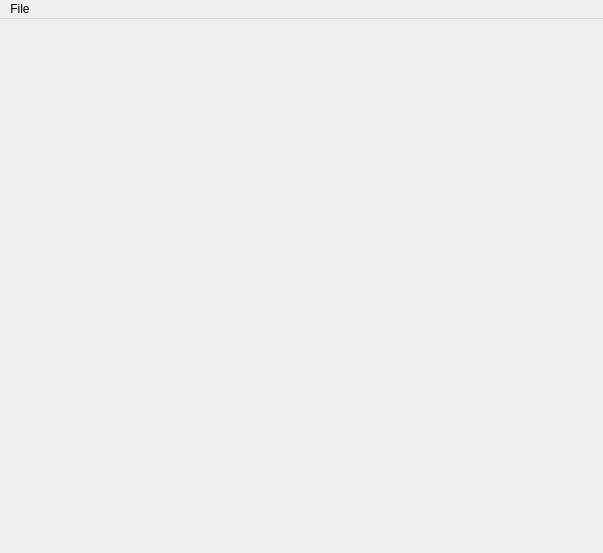
<?xml version="1.0" encoding="UTF-8"?>
<ui version="4.0">
 <class>MainWindow</class>
 <widget class="QMainWindow" name="MainWindow">
  <property name="geometry">
   <rect>
    <x>0</x>
    <y>0</y>
    <width>603</width>
    <height>553</height>
   </rect>
  </property>
  <property name="windowTitle">
   <string>MainWindow</string>
  </property>
  <widget class="QWidget" name="centralWidget">
   <layout class="QGridLayout" name="gridLayout"/>
  </widget>
  <widget class="QMenuBar" name="menuBar">
   <property name="geometry">
    <rect>
     <x>0</x>
     <y>0</y>
     <width>603</width>
     <height>22</height>
    </rect>
   </property>
   <widget class="QMenu" name="menuFile">
    <property name="title">
     <string>File</string>
    </property>
    <addaction name="actionNew"/>
    <addaction name="separator"/>
    <addaction name="actionExit"/>
   </widget>
   <addaction name="menuFile"/>
  </widget>
  <action name="actionNew">
   <property name="text">
    <string>New</string>
   </property>
   <property name="shortcut">
    <string>Ctrl+N</string>
   </property>
  </action>
  <action name="actionExit">
   <property name="text">
    <string>Exit</string>
   </property>
   <property name="shortcut">
    <string>Ctrl+Q</string>
   </property>
  </action>
 </widget>
 <resources/>
 <connections/>
</ui>
